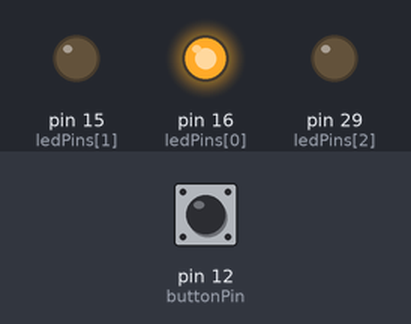
This program was run on a simulated Raspberry Pi (header pin numbers). On the bench: output pins drawn as LEDs (lit = HIGH). Inputs (shaded band) come from the test bench; at power-on: pin 12 (buttonPin) HIGH. What the program prints to the terminal is not drawn.

Above: at 1.2 s.
1.3 s: pin 12 (buttonPin) pulled LOW for 0.15 s
At 2.1 s:
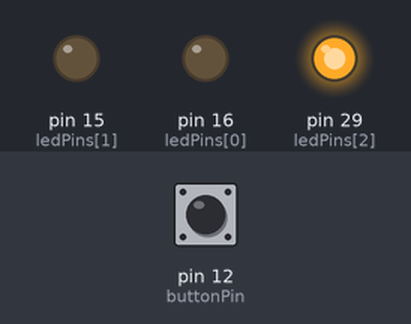
3.0 s: pin 12 (buttonPin) pulled LOW for 0.15 s
At 4.4 s:
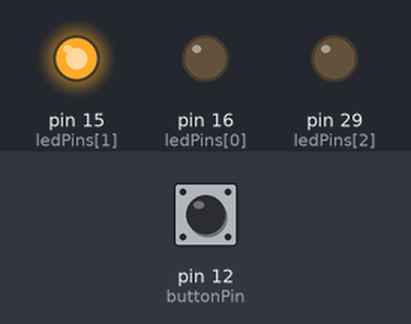
4.7 s: pin 12 (buttonPin) pulled LOW for 1 s
At 5.5 s:
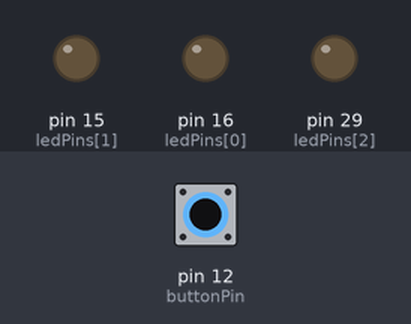
7.2 s: pin 12 (buttonPin) pulled LOW for 3.2 s
At 11.4 s:
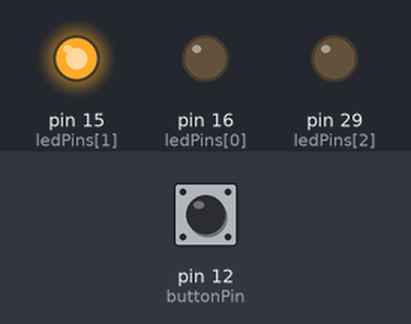
Timing chart, 0 to 12.9 s (numbered marks = the images above; inputs shaded):
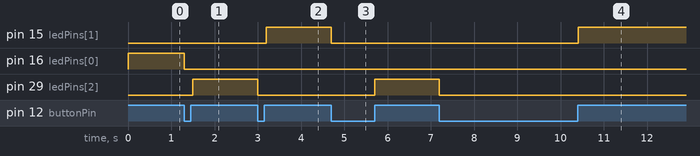

The program:

Tut02_Button_LED_Cycle.py
```python
import RPi.GPIO as GPIO
from time import sleep

GPIO.setmode(GPIO.BOARD)
GPIO.cleanup()
ledPins = [16, 15, 29]
buttonPin = 12

for a in ledPins:
    GPIO.setup(a, GPIO.OUT)

GPIO.setup(buttonPin, GPIO.IN)

currentLed = 0

#while True:
 #   for a in ledPins:
  #      GPIO.output(a, True)
   # sleep(2)
    #for a in ledPins:
     #   GPIO.output(a, False)
    #sleep(2)

while True:
    pin = ledPins[currentLed]
    GPIO.output(pin, True)
    buttonIn = not GPIO.input(buttonPin)
    print(buttonIn)
    if buttonIn == True:
        GPIO.output(pin, False)
        if currentLed == 2:
            currentLed = 0
        else:
            currentLed = currentLed + 1
        sleep(0.1)
```

Measured:
- after the input at 1.3 s, pin 16 (ledPins[0]): HIGH → LOW at once; pin 29 (ledPins[2]): LOW → HIGH after 0.20 s
- after the input at 3.0 s, pin 15 (ledPins[1]): LOW → HIGH after 0.20 s; pin 29 (ledPins[2]): HIGH → LOW at once
- after the input at 4.7 s, pin 15 (ledPins[1]): HIGH → LOW at once; pin 29 (ledPins[2]): LOW → HIGH after 1.0 s
- after the input at 7.2 s, pin 15 (ledPins[1]): LOW → HIGH after 3.2 s; pin 29 (ledPins[2]): HIGH → LOW at once
